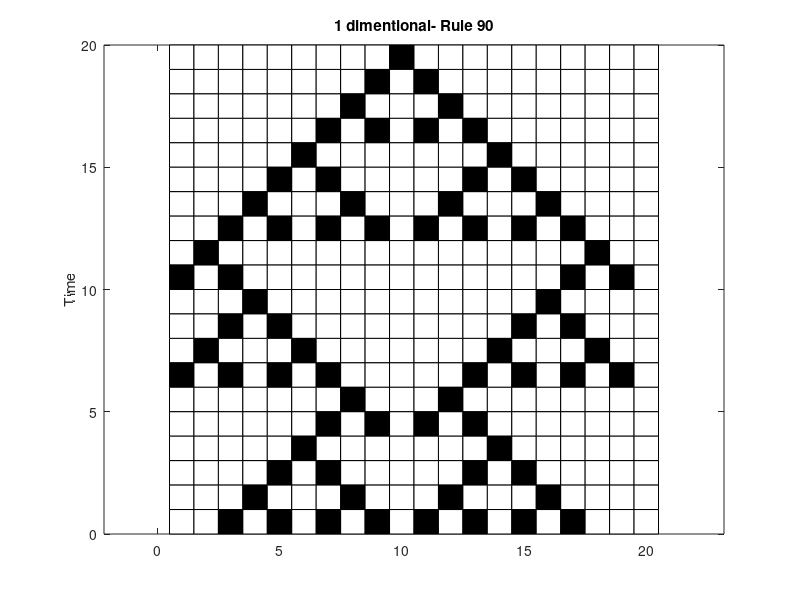

The MATLAB script that drew this image:
function basicCA
cells = zeros(1,20);
cells(10) = 1;
ruleset = [0,1,0,1,1,0,1,0]; 
numRuns = 0;
while numRuns<20
    numRuns=numRuns+1;
    [r,c] = size(cells); 
    for y = r:-1:1
        
        for i = 1:c
            if cells(r-y+1,i) == 1
                fill([i-.5,i+.5,i+.5,i-.5,i-.5], [y-1,y-1,y,y,y-1], 'black')
                hold on
            else
                fill([i-.5,i+.5,i+.5,i-.5,i-.5], [y-1,y-1,y,y,y-1], 'white')
                hold on
            end
        end
    end
    axis equal
    title('1 dimentional- Rule 90');
    ylabel('Time');
    pause
    hold off
    cells = nextRow(cells);
end

    function arr = nextRow(arr)
        [row, col] = size(arr);
        neighbors = [num2str(arr(end,end)), num2str(arr(end,1)), num2str(arr(end,2))];
        ind = bin2dec(neighbors);
        next(1) = ruleset(ind+1);
        
        for x = 2:col-1
            neighbors = [num2str(arr(end,x-1)), num2str(arr(end,x)), num2str(arr(end,x+1))];
            ind = bin2dec(neighbors);
            next(x) = ruleset(ind+1);
        end
        
        neighbors = [num2str(arr(end,end-1)), num2str(arr(end,end)), num2str(arr(end,1))];
        ind = bin2dec(neighbors);
        next(col) = ruleset(ind+1);
        
        arr = [arr;next];
    end

end
    